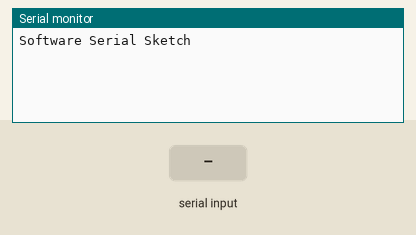
Simulated run of this sketch. Board: ESP32. On the bench: the last lines printed to the serial monitor. The test bench sets the inputs (shaded band).

Above: at 1.2 s.
1.3 s: "1" received over the second serial link
At 1.9 s:
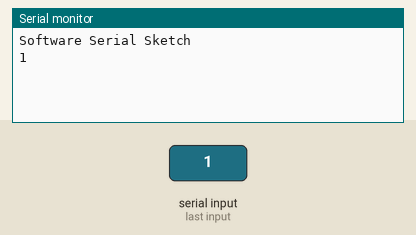
2.8 s: "0" received over the second serial link
At 4.2 s:
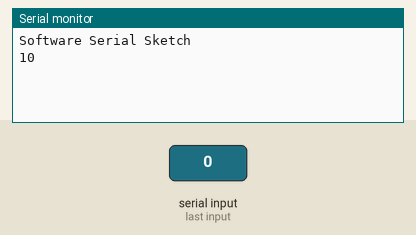

The sketch:

sim800lGPRS_Basic_ESP32.ino
```cpp
//#include <SoftwareSerial.h>
//SoftwareSerial Serial2(7,8);
void setup() {
  Serial.begin(9600);
  Serial.println("Software Serial Sketch");
  Serial2.begin(9600);
}
void loop() { // run over and over
  while(Serial2.available()) {
    Serial.write(Serial2.read());
  }
  while(Serial.available()) {
    Serial2.write(Serial.read());
  }
}
```

Measured:
- after the input at 1.3 s, the serial monitor: prints a new line at once (image 1)
- after the input at 2.8 s, the serial monitor: prints a new line at once (image 2)
